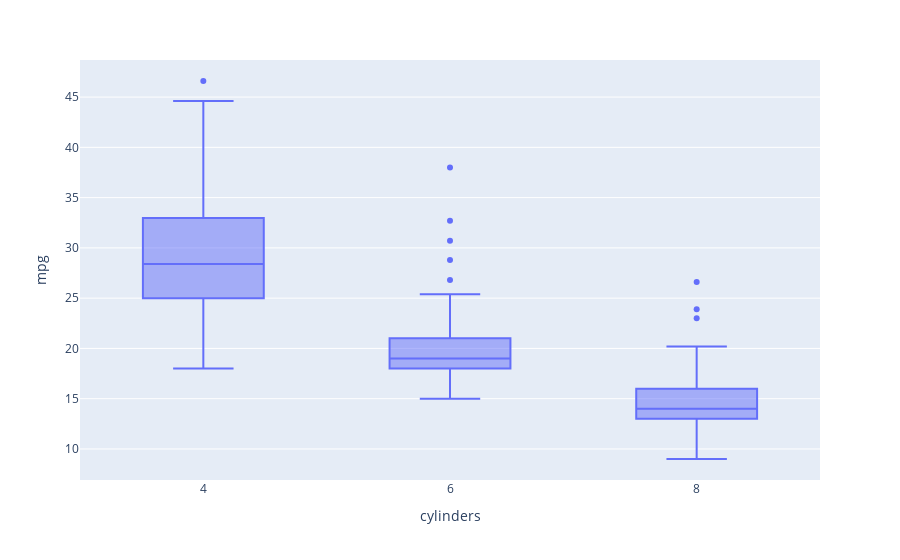

Notebook source saved alongside this figure:
### Markdown cell above
<br>
<details>
    <summary>Blockly Hints</summary>
    <ul>
        <li>Notation
            <ul>
                <li><code>A</code> &nbsp;:&nbsp; <code>B</code>&nbsp; means snap blocks A and B together.</li>
                <li><code>A</code> &nbsp;&lt;-&nbsp; <code>B</code>&nbsp; means insert block B into the hole in block A.</li>
            </ul>
        </li>
        <li>Blocks
            <ul>
                <li>freestyle
                    <ul>
                        <li>Unless specifically instructed, use the first block from the FREESTYLE menu.</li>
                    </ul>
                </li>
                <li><code>with .. do .. using ..</code>
                    <ul>
                        <li>The <code>with .. do .. using ..</code> block is found under VARIABLES.</li>
                        <li>You can use the <code>+ -</code> controls on the block to change the number of notches. Unless specifically instructed, the block should not have any empty notches when you click Blocks to Code. </li>
                        <li>If <code>do</code> dropdown says "!Not populated until you execute code", click anywhere in the notebook tab, then click try "Run All Above Selected Cell" from the "Run" menu.</li> 
                        <li>If <code>with .. do .. using ..</code> block does not want to snap together nicely with the <code>set .. to</code> block, try dragging the <code>set .. to</code> block instead.</li>
                    </ul>
                </li>
                </ul>
                </li>
                <li>variable<ul>
                    <li>After it is created, each variable has its own block at the end of the VARIABLES menu.</li>
                </ul>
                </li>
            </ul>
        </li>
    </ul>
</details>

### Code cell
#!response
px.box(df, x="cylinders", y="mpg")

### Figure 1 — Plotly figure (JSON) as saved in the notebook; plotly's stock layout.template omitted (floating-point values rounded to 4 significant figures; data arrays with more than 128 entries replaced by an {"elided": "..."} marker saying what was removed)
{"data": [{"alignmentgroup": "True", "hovertemplate": "cylinders=%{x}<br>mpg=%{y}<extra></extra>", "legendgroup": "", "marker": {"color": "#636efa"}, "name": "", "notched": false, "offsetgroup": "", "orientation": "v", "showlegend": false, "type": "box", "x": {"elided": "385 int values"}, "x0": " ", "xaxis": "x", "y": {"elided": "385 float values"}, "y0": " ", "yaxis": "y"}], "layout": {"autosize": true, "boxmode": "group", "legend": {"tracegroupgap": 0}, "margin": {"t": 60}, "xaxis": {"anchor": "y", "autorange": true, "domain": [0, 1], "range": [3, 9], "title": {"text": "cylinders"}, "type": "linear"}, "yaxis": {"anchor": "x", "autorange": true, "domain": [0, 1], "range": [6.911, 48.69], "title": {"text": "mpg"}, "type": "linear"}}}
